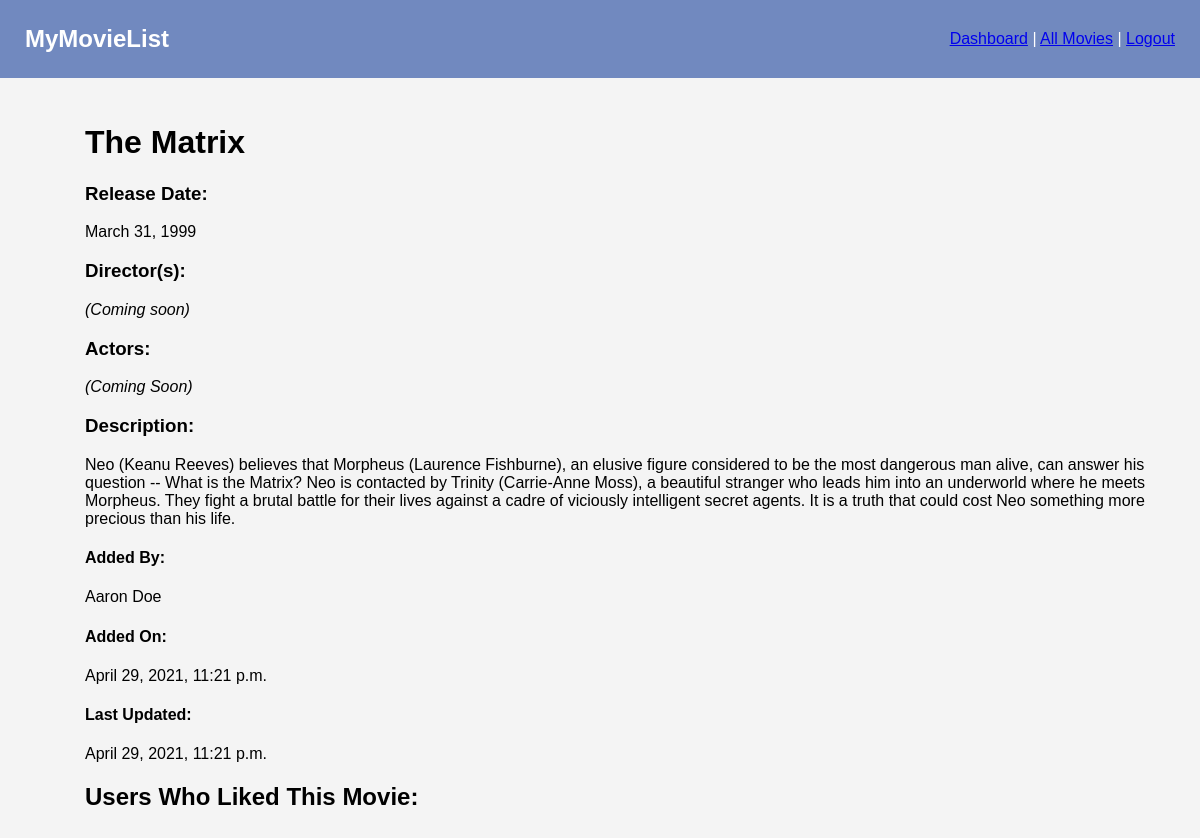
The app's page /movies/2 (signed in) with its own data.
### imdb_app/models.py (models this page shows)
class Movie(models.Model):
    title = models.CharField(max_length = 100)
    release_date = models.DateField()
    desc = models.TextField(max_length = 2000)
    duration = models.IntegerField()
    added_by = models.ForeignKey(User, related_name = 'movies', on_delete = models.CASCADE)
    favorited_by = models.ManyToManyField(User, related_name = 'favorite_movies')
    objects = MovieManager()
    created_at = models.DateTimeField(auto_now_add = True)
    updated_at = models.DateTimeField(auto_now = True)

class User(models.Model):
    first_name = models.CharField(max_length = 45)
    last_name = models.CharField(max_length = 45)
    username = models.CharField(max_length = 20)
    email = models.CharField(max_length = 45)
    password = models.CharField(max_length = 45)
    objects = UserManager()
    created_at = models.DateTimeField(auto_now_add = True)
    updated_at = models.DateTimeField(auto_now = True)

### imdb_app/views.py (the view)
# urls.py: path('movies/<movie_id>', views.showMovie),
def showMovie(request, movie_id):
    context = {
        'logged_in_user' : User.objects.get(id = request.session['user_id']),
        'this_movie' : Movie.objects.get(id = movie_id),
    }
    return render(request, 'movie_details.html', context)

### imdb_app/templates/movie_details.html (shortened to what this page needs)
<!DOCTYPE html>
<html lang="en" class="web-html">
<head>
    {% load static %}
    <meta name="viewport" content="width=device-width, initial-scale=1.0">    <link rel="stylesheet" href="{% static 'css/style.css' %}">
</head>
<header class="nav-header">
    <div>
        <h2>MyMovieList</h2>
    </div>
    <div class="nav-details">
        <p>
            <a href="/dashboard">Dashboard</a>
            |
            <a href="/movies/all">All Movies</a>
            |
            <a href="/logout">Logout</a>
        </p>
    </div>
</header>
<body class="web-body">
    <main>
        <div id="movie-details">
            <ul>
                {% if this_movie.added_by.id == request.session.user_id %}
                    <form action="/movies/{{this_movie.id}}/update" method="post">
                        {% csrf_token %}
                        <h2>
                            Title:
                            <input type="text" name="title" value="{{this_movie.title}}">
                        </h2>
                        <div>
                            <h3>Release Date:</h3>
                            <input type="date" name="release_date" value="{{this_movie.release_date | safe}}" />
                        </div>
                        <div>
                            <h3>Duration(Minutes):</h3>
                            <input type="number" name="duration" value="{{this_movie.duration}}"/>
                        </div>
                        <h3>Added By:</h3>
                        <p>{{this_movie.added_by.first_name}} {{this_movie.added_by.last_name}}</p>
                        <h3>Added On:</h3>
                        <p>{{this_movie.created_at}}</p>
                        <h3>Last Updated:</h3>
                        <p>{{this_movie.updated_at}}</p>
                        <div>
                            <label>Description:</label>
                        </div>
                        <textarea name="desc" cols="30" rows="10">{{this_movie.desc}}</textarea>
                        <div>
                            <button type="submit">Update Movie</button>
                        </div>
                    </form>
                    <div>
                        <form action="/movies/delete/{{this_movie.id}}">
                            <button class="delete-button" type="submit">Delete Movie</button>
                        </form>
                    </div>
                {% else %}
                        <h1>{{this_movie.title}}</h1>
                        <h3>Release Date:</h3>
                        <p>{{this_movie.release_date}}</p>
                        <h3>Director(s):</h3>
                        <p><i>(Coming soon)</i></p>
                        <h3>Actors:</h3>
                        <p><i>(Coming Soon)</i></p>
                        <h3>Description:</h3>
                        <p>{{this_movie.desc}}</p>
                        <h4>Added By:</h4>
                        <p>{{this_movie.added_by.first_name}} {{this_movie.added_by.last_name}}</p>
                        <h4>Added On:</h4>
                        <p>{{this_movie.created_at}}</p>
                        <h4>Last Updated:</h4>
                        <p>{{this_movie.updated_at}}</p>
                {% endif %}
            </ul>
        </div>
        <div id="movie-favorites">
            <ul>
                <h2>Users Who Liked This Movie:</h2>
            </ul>
        </div>
    </main>
</body>
</html>

### imdb_app/static/css/style.css (style rules this page uses)
.web-body, .web-html { margin: auto; height: 100%; font-family: Arial, Helvetica, sans-serif; vertical-align: auto; max-width: 1200px; background-color: #170a19; }
main { background-color: #f4f4f4; padding: 25px; padding-right: 45px; padding-left: 45px; min-height: 100%; max-width: 1200px; }
a { cursor: pointer; }
.nav-header { display: flex; justify-content: space-between; align-items: center; padding-left: 25px; padding-right: 25px; padding-top: 5px; padding-bottom: 5px; background-color: #7189bf; color: white; }
.nav-details { display: flex; }

### records on screen
Movie: title "The Matrix", release_date "March 31, 1999", desc "Neo (Keanu Reeves) believes that Morpheus (Laurence Fishburne), an elusive figure considered to be the most dangerous man alive, can answer his question -- What is the Matrix? Neo is contacted by Trinity (Carrie-Anne Moss), a beautiful stranger who leads him into an underworld where he meets Morpheus. They fight a brutal battle for their lives against a cadre of viciously intelligent secret agents. It is a truth that could cost Neo something more precious than his life.", added_by.first_name "Aaron", added_by.last_name "Doe", created_at "April 29, 2021, 11:21 p.m.", updated_at "April 29, 2021, 11:21 p.m."
